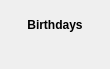
<?xml version="1.0" encoding="UTF-8"?>
<ui version="4.0">
 <class>MainWindow</class>
 <widget class="QMainWindow" name="MainWindow">
  <property name="geometry">
   <rect>
    <x>0</x>
    <y>0</y>
    <width>110</width>
    <height>69</height>
   </rect>
  </property>
  <property name="sizePolicy">
   <sizepolicy hsizetype="Preferred" vsizetype="Preferred">
    <horstretch>0</horstretch>
    <verstretch>0</verstretch>
   </sizepolicy>
  </property>
  <property name="windowTitle">
   <string>MainWindow</string>
  </property>
  <widget class="QWidget" name="centralwidget">
   <layout class="QVBoxLayout" name="verticalLayout_2">
    <item>
     <widget class="QFrame" name="frame">
      <layout class="QVBoxLayout" name="verticalLayout_3">
       <item>
        <widget class="QLabel" name="titleLabel">
         <property name="sizePolicy">
          <sizepolicy hsizetype="Preferred" vsizetype="Minimum">
           <horstretch>0</horstretch>
           <verstretch>0</verstretch>
          </sizepolicy>
         </property>
         <property name="font">
          <font>
           <weight>75</weight>
           <bold>true</bold>
          </font>
         </property>
         <property name="text">
          <string>Birthdays</string>
         </property>
         <property name="alignment">
          <set>Qt::AlignCenter</set>
         </property>
        </widget>
       </item>
       <item>
        <layout class="QGridLayout" name="birthdaysLayout">
         <property name="horizontalSpacing">
          <number>10</number>
         </property>
         <property name="verticalSpacing">
          <number>0</number>
         </property>
        </layout>
       </item>
       <item>
        <spacer name="verticalSpacer">
         <property name="orientation">
          <enum>Qt::Vertical</enum>
         </property>
         <property name="sizeHint" stdset="0">
          <size>
           <width>20</width>
           <height>40</height>
          </size>
         </property>
        </spacer>
       </item>
      </layout>
     </widget>
    </item>
   </layout>
  </widget>
 </widget>
 <resources/>
 <connections/>
</ui>
